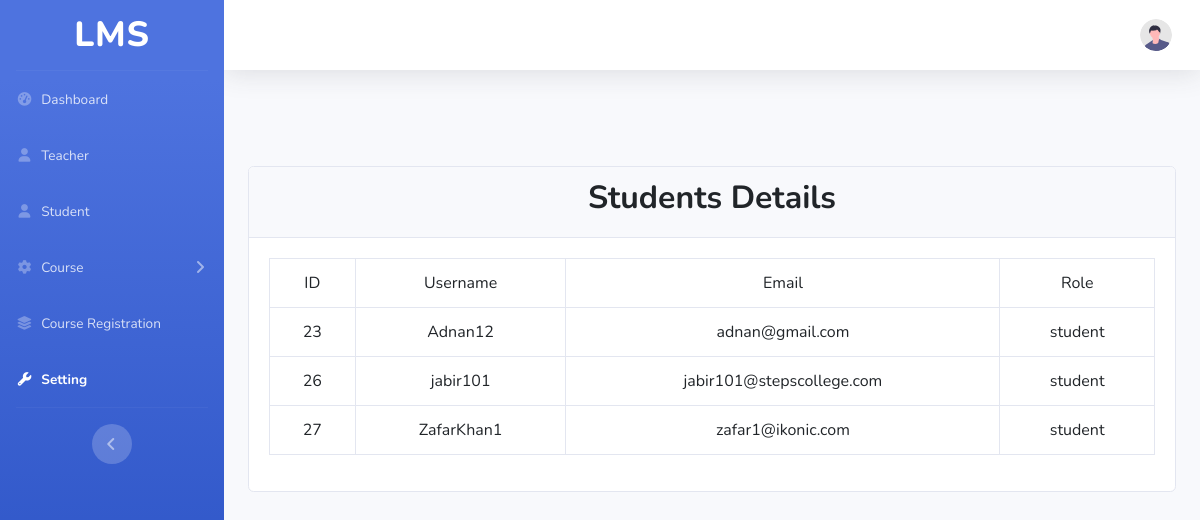
Page /Admin/setting.php on the committed database.
### tables this page shows
CREATE TABLE `users` (
  `id` int NOT NULL,
  `username` varchar(255) NOT NULL,
  `email` varchar(255) NOT NULL,
  `password` varchar(255) NOT NULL,
  `role` varchar(255) NOT NULL
);

### Admin/setting.php (the view, shortened to what this page needs)
<?php
$connect = mysqli_connect('localhost', 'root', '', 'lms');
$squery = "SELECT * from users where role='student'";
$sresult = mysqli_query($connect, $squery);
?>
<!DOCTYPE html>
<html lang="en">
<head>
    <link rel="stylesheet" href="https://cdnjs.cloudflare.com/ajax/libs/font-awesome/5.7.1/css/all.min.css">
    <link href="https://cdn.jsdelivr.net/npm/bootstrap@5.3.0-alpha1/dist/css/bootstrap.min.css" rel="stylesheet">
    <link rel="stylesheet" href="https://cdnjs.cloudflare.com/ajax/libs/font-awesome/5.7.1/css/all.min.css">
    <link href="../vendor/fontawesome-free/css/all.min.css" rel="stylesheet" type="text/css">
    <link href="../css/sb-admin-2.min.css" rel="stylesheet">
</head>
<body id="page-top">
    <div id="wrapper">
        <ul class="navbar-nav bg-gradient-primary sidebar sidebar-dark accordion" id="accordionSidebar">
            <a class="sidebar-brand d-flex align-items-center justify-content-center" href="index.html">
                <div class="sidebar-brand-text mx-3">LMS</div>
            </a>
            <hr class="sidebar-divider my-0">
            <li class="nav-item">
                <a class="nav-link" href="/LMSDashboard/Admin/index.php">
                    <i class="fas fa-fw fa-tachometer-alt"></i>
                    <span>Dashboard</span></a>
            </li>
            <li class="nav-item">
                <a class="nav-link" href="/LMSDashboard/Admin/teacherinfo.php">
                    <i class="fas fa-fw fa-light fa-user"></i>
                    <span>Teacher</span></a>
            </li>
            <li class="nav-item">
                <a class="nav-link" href="/LMSDashboard/Admin/studentinfo.php">
                    <i class="fas fa-fw fa-light fa-user"></i>
                    <span>Student</span></a>
            </li>
            <li class="nav-item">
                <a class="nav-link collapsed" href="#" data-toggle="collapse" data-target="#collapseTwo" aria-expanded="true" aria-controls="collapseTwo">
                    <i class="fas fa-fw fa-cog"></i>
                    <span>Course</span>
                </a>
            </li>
            <li class="nav-item">
                <a class="nav-link" href="/LMSDashboard/Admin/course_registration.php">
                    <i class="fas fa-fw fa-light fa-layer-group"></i>
                    <span>Course Registration</span></a>
            </li>
            <li class="nav-item active">
                <a class="nav-link" href="/LMSDashboard/Admin/setting.php">
                    <i class="fas fa-fw fa-light fa-wrench"></i>
                    <span>Setting</span></a>
            </li>
            <hr class="sidebar-divider d-none d-md-block">
            <div class="text-center d-none d-md-inline">
                <button class="rounded-circle border-0" id="sidebarToggle"></button>
            </div>
        </ul>
        <div id="content-wrapper" class="d-flex flex-column">
            <div id="content">
                <nav class="navbar navbar-expand navbar-light bg-white topbar mb-4 static-top shadow">
                    <ul class="navbar-nav ml-auto">
                        <li class="nav-item dropdown no-arrow">
                            <a class="nav-link dropdown-toggle" href="#" id="userDropdown" role="button" data-toggle="dropdown" aria-haspopup="true" aria-expanded="false">
                                <img class="img-profile rounded-circle" src="../img/undraw_profile.svg">
                            </a>
                        </li>
                    </ul>
                </nav>
                <div class="container-fluid">
                    <div class="row mt-5">
                        <div class="col">
                            <div class="card mt-5">
                                <div class="card-header">
                                    <h2 class="display-8 text-center font-weight-bolder">Students Details</h2>
                                </div>
                                <div class="card-body">
                                    <div class="table-responsive">
                                        <table class="table table-bordered text-center">
                                            <tr class="bg-primary text-white">
                                                <td>ID</td>
                                                <td>Username</td>
                                                <td>Email</td>
                                                <td>Role</td>
                                            </tr>
                                            <tr>
                                                <?php
                                                while ($row = mysqli_fetch_assoc($sresult)) {
                                                ?>
                                                    <td>
                                                        <?php echo $row['id'] ?>
                                                    </td>
                                                    <td>
                                                        <?php echo $row['username'] ?>
                                                    </td>
                                                    <td>
                                                        <?php echo $row['email'] ?>
                                                    </td>
                                                    <td>
                                                        <?php echo $row['role'] ?>
                                                    </td>
                                            </tr>
                                        <?php
                                                }
                                        ?>
                                        </table>
                                    </div>
                                </div>
                            </div>
                        </div>
                    </div>
                </div>
</body>
</html>

### Admin/setting.php (style rules this page uses)
.sidebar-brand-text { font-size: 35px; }

### rows in the picture
users: id "23", username "Adnan12", email "adnan@gmail.com", role "student"
users: id "26", username "jabir101", email "jabir101@stepscollege.com", role "student"
users: id "27", username "ZafarKhan1", email "zafar1@ikonic.com", role "student"
